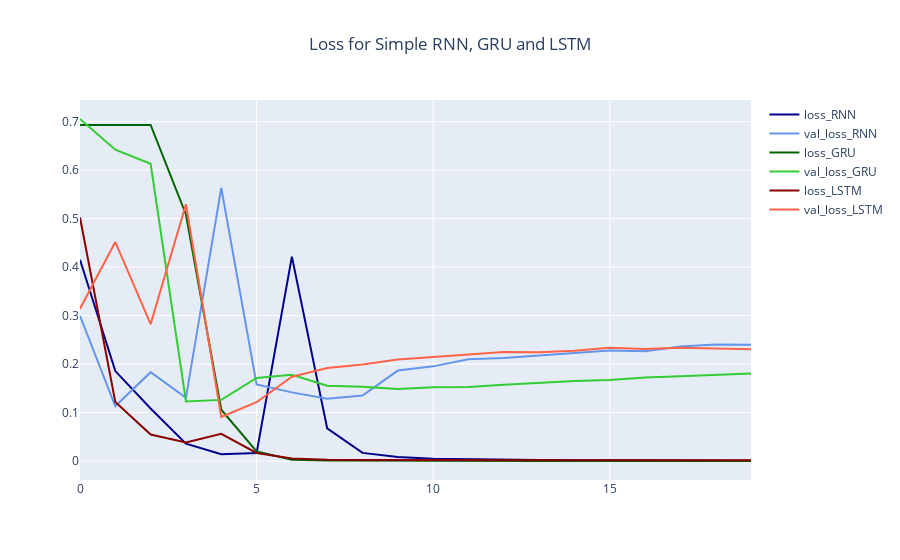

This figure's notebook cell:
### Markdown cell above
## View all the results

### Code cell
# Compare simple RNN, GRU and LSTM
fig = go.Figure()
fig.add_trace(go.Scatter(y=simpleRNN_history["loss"],
                    mode='lines',
                    name='loss_RNN',
                    marker_color = 'darkblue'))
fig.add_trace(go.Scatter(y=simpleRNN_history["val_loss"],
                    mode='lines',
                    name='val_loss_RNN',
                    marker_color = 'cornflowerblue'))
fig.add_trace(go.Scatter(y=GRU_history["loss"],
                    mode='lines',
                    name='loss_GRU',
                    marker_color = 'darkgreen'))
fig.add_trace(go.Scatter(y=GRU_history["val_loss"],
                    mode='lines',
                    name='val_loss_GRU',
                    marker_color = 'limegreen'))
fig.add_trace(go.Scatter(y=LSTM_history["loss"],
                    mode='lines',
                    name='loss_LSTM',
                    marker_color = 'darkred'))
fig.add_trace(go.Scatter(y=LSTM_history["val_loss"],
                    mode='lines',
                    name='val_loss_LSTM',
                    marker_color = 'tomato'))
fig.update_layout(title='Loss for Simple RNN, GRU and LSTM', title_x = 0.5,
                  yaxis_zeroline=False, xaxis_zeroline=False)
fig.show()

### Figure 1 — Plotly figure (JSON) as saved in the notebook; plotly's stock layout.template omitted (floating-point values rounded to 4 significant figures)
{"data": [{"marker": {"color": "darkblue"}, "mode": "lines", "name": "loss_RNN", "type": "scatter", "y": [0.4152, 0.1856, 0.1084, 0.03579, 0.01419, 0.01642, 0.4216, 0.06726, 0.01684, 0.008081, 0.004804, 0.003497, 0.002625, 0.002155, 0.001736, 0.001501, 0.001083, 0.0009826, 0.0008471, 0.000787]}, {"marker": {"color": "cornflowerblue"}, "mode": "lines", "name": "val_loss_RNN", "type": "scatter", "y": [0.2994, 0.1129, 0.1833, 0.1304, 0.5636, 0.1579, 0.1417, 0.1286, 0.135, 0.1866, 0.1953, 0.2099, 0.2124, 0.2175, 0.2231, 0.2281, 0.2266, 0.2362, 0.2405, 0.2397]}, {"marker": {"color": "darkgreen"}, "mode": "lines", "name": "loss_GRU", "type": "scatter", "y": [0.6933, 0.6932, 0.6933, 0.5086, 0.1059, 0.01994, 0.002473, 0.001016, 0.0006147, 0.0003367, 0.000412, 0.0002303, 0.0002817, 0.0002114, 0.0001299, 0.0001193, 0.0001398, 9.265e-05, 9.155e-05, 6.579e-05]}, {"marker": {"color": "limegreen"}, "mode": "lines", "name": "val_loss_GRU", "type": "scatter", "y": [0.7055, 0.6422, 0.6132, 0.123, 0.1261, 0.1714, 0.178, 0.1554, 0.1531, 0.1488, 0.1521, 0.153, 0.1571, 0.1616, 0.1652, 0.1671, 0.1724, 0.175, 0.1779, 0.1807]}, {"marker": {"color": "darkred"}, "mode": "lines", "name": "loss_LSTM", "type": "scatter", "y": [0.5026, 0.1216, 0.0546, 0.03834, 0.05609, 0.01664, 0.005358, 0.002768, 0.002229, 0.002058, 0.001859, 0.001759, 0.001712, 0.00157, 0.001447, 0.00174, 0.001874, 0.001867, 0.001565, 0.001748]}, {"marker": {"color": "tomato"}, "mode": "lines", "name": "val_loss_LSTM", "type": "scatter", "y": [0.3143, 0.4516, 0.2824, 0.5298, 0.09083, 0.1213, 0.174, 0.192, 0.1993, 0.2096, 0.2146, 0.2196, 0.2247, 0.2246, 0.2274, 0.2336, 0.2313, 0.2339, 0.2319, 0.2308]}], "layout": {"title": {"text": "Loss for Simple RNN, GRU and LSTM", "x": 0.5}, "xaxis": {"zeroline": false}, "yaxis": {"zeroline": false}}}
